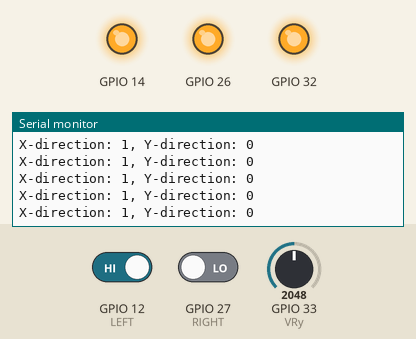
Bench run of a sketch on a simulated ESP32. Shown: output pins drawn as LEDs (lit = HIGH), the last lines printed to the serial monitor. The inputs (shaded band) are chosen by the test bench; at power-on: GPIO 12 (LEFT) HIGH, GPIO 27 (RIGHT) LOW, GPIO 33 (VRy) = 2048.

Above: at 1.2 s.
1.3 s: GPIO 12 (LEFT) driven LOW and GPIO 27 (RIGHT) driven HIGH
At 2.2 s:
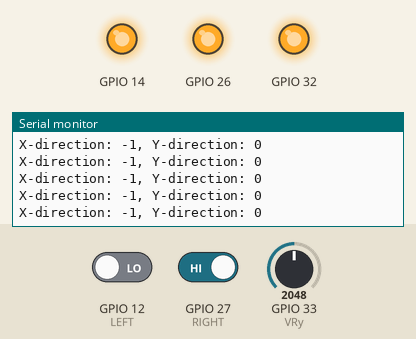
4.3 s: GPIO 33 (VRy) set to 2866
At 4.9 s:
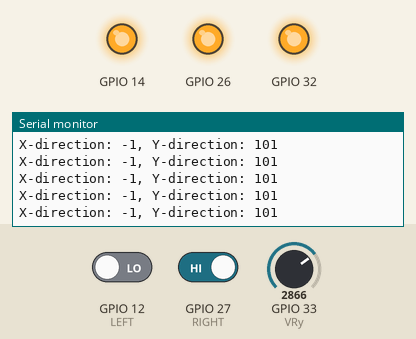

The sketch:

Sender.ino
```cpp
// SENDER
#include <esp_now.h>
#include <WiFi.h>

// Define Pin Port and Preference
#define VRy 33
#define LEFT 12
#define RIGHT 27
#define WIFI_CHANNEL 0
#define MOTOR_MAX_SPEED 255
#define MOTOR_MIN_SPEED 60
#define INF_LOOP for (;;);

// Set send target and send data structure
esp_now_peer_info_t peerInfo;
uint8_t sendTargetMAC[] = {0xC8, 0xF0, 0x9E, 0x9C, 0x57, 0xFC};

int defaultValue = 0;

struct carData {
    int x;
    int y;
};

void OnDataSent(const uint8_t *macAddress, esp_now_send_status_t status) {
    if (status == ESP_NOW_SEND_SUCCESS)
        return;

    Serial.print("Failed sent to device, target MAC address: ");
    for (int i = 0; i < 5; i++) {
        Serial.print(macAddress[i], HEX);
        Serial.print(":");
    }
    Serial.println(macAddress[5], HEX);
}

void setup() {
    Serial.begin(115200);
    pinMode(VRy, INPUT);
    pinMode(LEFT, INPUT);
    pinMode(RIGHT, INPUT);
    // Serve as VCC of button / joystick
    pinMode(14, OUTPUT);
    pinMode(26, OUTPUT);
    pinMode(32, OUTPUT);

    digitalWrite(14, HIGH);
    digitalWrite(26, HIGH);
    digitalWrite(32, HIGH);


    WiFi.mode(WIFI_STA);
    if (esp_now_init() != ESP_OK) {
        Serial.println("Error initializing ESP-NOW, Please Restart board.");
        INF_LOOP
    }

    memcpy(peerInfo.peer_addr, sendTargetMAC, 6);
    peerInfo.channel = WIFI_CHANNEL;
    peerInfo.encrypt = false;
    if (esp_now_add_peer(&peerInfo) != ESP_OK) {
        Serial.println("Failed to add peer, Please Restart board.");
        INF_LOOP
    }

    for (int i = 0; i < 10; i++)
        defaultValue += analogRead(VRy);

    defaultValue /= 10;

    Serial.println("Finish initialization, default joystick value: %d");
    Serial.println(defaultValue);

    // This function act as event listener
    esp_now_register_send_cb(OnDataSent);
}

void loop() {
    // map read data to -MOTOR_MAX_SPEED to MOTOR_MAX_SPEED
    int x = 0;
    int l = digitalRead(LEFT);
    int r = digitalRead(RIGHT);
    int y = map(analogRead(VRy) - defaultValue, 0 - defaultValue, 4098 - defaultValue, -MOTOR_MAX_SPEED, MOTOR_MAX_SPEED);

    // Limit output range (<= 60 -> 0, >MOTOR_MAX_SPEED -> MOTOR_MAX_SPEED)
    if (abs(y) < MOTOR_MIN_SPEED)
        y = 0;
    // The button is active HIGH
    if (l == LOW && r == HIGH)
        x = -1;
    if (l == HIGH && r == LOW)
        x = 1;

    carData sendData;
    sendData.x = x;
    sendData.y = y;
    Serial.printf("X-direction: %d, Y-direction: %d\n", sendData.x, sendData.y);

    esp_err_t result = esp_now_send(sendTargetMAC, (uint8_t *)&sendData, sizeof(sendData));
}
```

Measured:
- after the input at 1.3 s, the serial monitor: prints a new line at once (image 1)
- after the input at 4.3 s, the serial monitor: prints a new line at once (image 2)
